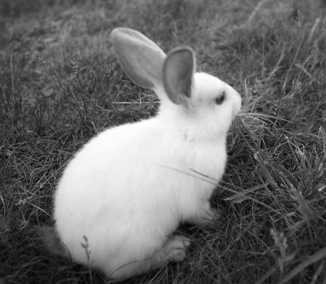
%> input picture 8 Digital Image Processing/Exercises/ex4/rabbit.png, 326 x 284 px
$ octave --eval "result = ostu('rabbit.png');"   (GNU Octave 9; MATLAB toolbox functions it lacks are replaced by stand-ins)
%> lines starting %> are read from the running program, lines starting %| are printed output that depends on the picture; in (x1, y1, x2, y2) boxes, pixels count from 0 and x2, y2 are one past the last pixel; in counts of white or black regions, pixels touching at a corner belong together; the program's own positions count from 1
%%%%%%%%%%%%%%%%%%%%%%%%%%%%%%%%%%%%%%%%
%ostu 最大类间方差法图像分类
%该方法将图像分为前景和背景两部分，背景和目标之间的类间方差越大,说明构成图像的2部分的差别越大,
%当部分目标错分为背景或部分背景错分为目标都会导致2部分差别变小。因此,使类间方差最大的分割意味着错分概率最小。
%Command 中调用方式：threshold = ostu('D:\Images\pic_loc\1870405130305041503.jpg')
%%%%%%%%%%%%%%%%%%%%%%%%%%%%%%%%%%%%%%%%
function threshold = ostu(url);
%> called with url = 'rabbit.png'
   G=imread(url);
%> G is the input picture: size 284x326 uint8; min 0, max 255, mean 106.9
   subplot(2,1,1);
   imshow(G,[]);
   %[count x]=imhist(a);
   [row_count,col_count]=size(G);
%> row_count = 284; col_count = 326
   N=row_count*col_count;
%> N = 92584
   L=256;

theta_squared = zeros(L,1);
for th=0:L-1
    F_a = length(find(G<=th))/N;
    F_b = length(find(G>th))/N;
    avg_a = mean(find(G<=th));
    avg_b = mean(find(G>th));
    avg = mean(G(:));
    theta_squared(th+1) = F_a*((avg_a - avg)^2) + F_b*((avg_b - avg)^2);
end
%> this loop made 256 passes
%> (F_a, F_b, avg_a, avg_b) on passes 1 to 3: (5.4e-05, 1, 35986.4, 46293.1), (8.64e-05, 1, 28590, 46294), (0.000162, 1, 29669.6, 46295.2)

[max_theta, threshold] = max(theta_squared)
%> max_theta = 2.14e+09; threshold = 147
length(theta_squared);

for i=1:row_count
    for j=1:col_count
        if G(i,j)>threshold
            G(i,j)=255;
        else
            G(i,j)=0;
        end
    end
end
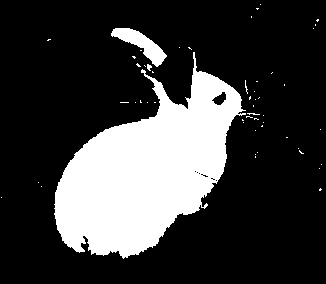
%> G: size 284x326 uint8; 23.1% white; 53 white regions (50 under 20 px), largest, box (x1, y1, x2, y2) and area: (54, 52, 246, 259) 20351, (111, 28, 167, 67) 809, (147, 64, 152, 71) 23
subplot(2,1,2);
imshow(G,[]);
